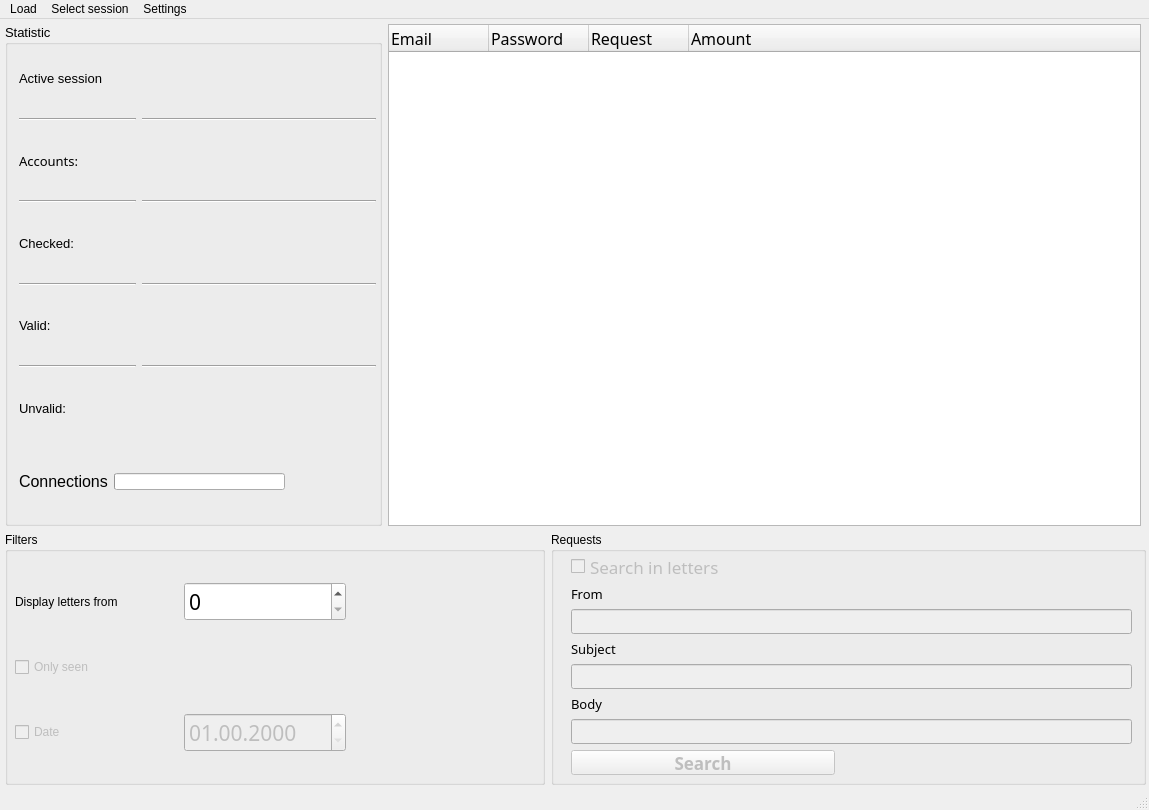
<?xml version="1.0" encoding="UTF-8"?>
<ui version="4.0">
 <class>MainWindow</class>
 <widget class="QMainWindow" name="MainWindow">
  <property name="enabled">
   <bool>true</bool>
  </property>
  <property name="geometry">
   <rect>
    <x>0</x>
    <y>0</y>
    <width>1149</width>
    <height>810</height>
   </rect>
  </property>
  <property name="minimumSize">
   <size>
    <width>1149</width>
    <height>810</height>
   </size>
  </property>
  <property name="maximumSize">
   <size>
    <width>1149</width>
    <height>810</height>
   </size>
  </property>
  <property name="windowTitle">
   <string>Mail Checker</string>
  </property>
  <widget class="QWidget" name="centralwidget">
   <widget class="QWidget" name="verticalLayoutWidget">
    <property name="geometry">
     <rect>
      <x>0</x>
      <y>0</y>
      <width>1151</width>
      <height>771</height>
     </rect>
    </property>
    <layout class="QVBoxLayout" name="verticalLayout" stretch="10,5">
     <property name="leftMargin">
      <number>5</number>
     </property>
     <property name="rightMargin">
      <number>5</number>
     </property>
     <property name="bottomMargin">
      <number>5</number>
     </property>
     <item>
      <layout class="QHBoxLayout" name="horizontalLayout" stretch="1,2">
       <property name="leftMargin">
        <number>0</number>
       </property>
       <property name="topMargin">
        <number>5</number>
       </property>
       <property name="rightMargin">
        <number>5</number>
       </property>
       <item>
        <widget class="QGroupBox" name="groupBox_Statistic">
         <property name="font">
          <font>
           <family>Arial</family>
           <pointsize>10</pointsize>
           <weight>50</weight>
           <bold>false</bold>
          </font>
         </property>
         <property name="title">
          <string>Statistic</string>
         </property>
         <widget class="QWidget" name="gridLayoutWidget_3">
          <property name="geometry">
           <rect>
            <x>10</x>
            <y>20</y>
            <width>361</width>
            <height>471</height>
           </rect>
          </property>
          <layout class="QGridLayout" name="gridLayout_3" columnstretch="1,2">
           <property name="leftMargin">
            <number>4</number>
           </property>
           <item row="4" column="1">
            <widget class="QLabel" name="label_Checked">
             <property name="text">
              <string/>
             </property>
            </widget>
           </item>
           <item row="2" column="1">
            <widget class="QLabel" name="label_Accounts">
             <property name="text">
              <string/>
             </property>
            </widget>
           </item>
           <item row="8" column="0">
            <widget class="QLabel" name="label_unvalid">
             <property name="text">
              <string>Unvalid:</string>
             </property>
            </widget>
           </item>
           <item row="6" column="0">
            <widget class="QLabel" name="label_valid">
             <property name="text">
              <string>Valid:</string>
             </property>
            </widget>
           </item>
           <item row="4" column="0">
            <widget class="QLabel" name="label_checked">
             <property name="text">
              <string>Checked:</string>
             </property>
            </widget>
           </item>
           <item row="2" column="0">
            <widget class="QLabel" name="label_accounts">
             <property name="font">
              <font>
               <family>Seb Neue Light</family>
              </font>
             </property>
             <property name="styleSheet">
              <string notr="true">font-family: &quot;Seb Neue Light&quot;;</string>
             </property>
             <property name="lineWidth">
              <number>1</number>
             </property>
             <property name="text">
              <string>Accounts:</string>
             </property>
             <property name="textFormat">
              <enum>Qt::AutoText</enum>
             </property>
             <property name="alignment">
              <set>Qt::AlignLeading|Qt::AlignLeft|Qt::AlignVCenter</set>
             </property>
            </widget>
           </item>
           <item row="6" column="1">
            <widget class="QLabel" name="label_Valid">
             <property name="text">
              <string/>
             </property>
            </widget>
           </item>
           <item row="5" column="1">
            <widget class="Line" name="line_2">
             <property name="orientation">
              <enum>Qt::Horizontal</enum>
             </property>
            </widget>
           </item>
           <item row="3" column="1">
            <widget class="Line" name="line">
             <property name="orientation">
              <enum>Qt::Horizontal</enum>
             </property>
            </widget>
           </item>
           <item row="3" column="0">
            <widget class="Line" name="line_4">
             <property name="orientation">
              <enum>Qt::Horizontal</enum>
             </property>
            </widget>
           </item>
           <item row="8" column="1">
            <widget class="QLabel" name="label_Unvalid">
             <property name="text">
              <string/>
             </property>
            </widget>
           </item>
           <item row="5" column="0">
            <widget class="Line" name="line_5">
             <property name="orientation">
              <enum>Qt::Horizontal</enum>
             </property>
            </widget>
           </item>
           <item row="1" column="1">
            <widget class="Line" name="line_8">
             <property name="orientation">
              <enum>Qt::Horizontal</enum>
             </property>
            </widget>
           </item>
           <item row="0" column="0">
            <widget class="QLabel" name="label_active_session">
             <property name="text">
              <string>Active session</string>
             </property>
            </widget>
           </item>
           <item row="1" column="0">
            <widget class="Line" name="line_7">
             <property name="orientation">
              <enum>Qt::Horizontal</enum>
             </property>
            </widget>
           </item>
           <item row="7" column="0">
            <widget class="Line" name="line_3">
             <property name="orientation">
              <enum>Qt::Horizontal</enum>
             </property>
            </widget>
           </item>
           <item row="0" column="1">
            <widget class="QLabel" name="label_Active_Session">
             <property name="text">
              <string/>
             </property>
            </widget>
           </item>
           <item row="7" column="1">
            <widget class="Line" name="line_6">
             <property name="orientation">
              <enum>Qt::Horizontal</enum>
             </property>
            </widget>
           </item>
           <item row="9" column="0" colspan="2">
            <layout class="QHBoxLayout" name="horizontalLayout_3" stretch="1,2,1">
             <item>
              <widget class="QLabel" name="label_Connections">
               <property name="font">
                <font>
                 <pointsize>12</pointsize>
                </font>
               </property>
               <property name="text">
                <string>Connections</string>
               </property>
              </widget>
             </item>
             <item>
              <widget class="QProgressBar" name="progressBar">
               <property name="styleSheet">
                <string notr="true">height: 17px;</string>
               </property>
               <property name="value">
                <number>0</number>
               </property>
               <property name="textVisible">
                <bool>false</bool>
               </property>
              </widget>
             </item>
             <item>
              <widget class="QLabel" name="label_status">
               <property name="font">
                <font>
                 <pointsize>12</pointsize>
                </font>
               </property>
               <property name="text">
                <string/>
               </property>
              </widget>
             </item>
            </layout>
           </item>
          </layout>
         </widget>
        </widget>
       </item>
       <item>
        <widget class="QTreeWidget" name="treeWidget">
         <property name="font">
          <font>
           <family>Seb Neue Light</family>
           <pointsize>12</pointsize>
          </font>
         </property>
         <property name="styleSheet">
          <string notr="true"/>
         </property>
         <attribute name="headerCascadingSectionResizes">
          <bool>true</bool>
         </attribute>
         <column>
          <property name="text">
           <string>Email</string>
          </property>
         </column>
         <column>
          <property name="text">
           <string>Password</string>
          </property>
         </column>
         <column>
          <property name="text">
           <string>Request</string>
          </property>
         </column>
         <column>
          <property name="text">
           <string>Amount</string>
          </property>
         </column>
        </widget>
       </item>
      </layout>
     </item>
     <item>
      <layout class="QHBoxLayout" name="horizontalLayout_2" stretch="10,11">
       <item>
        <widget class="QGroupBox" name="groupBox_Filter">
         <property name="styleSheet">
          <string notr="true"/>
         </property>
         <property name="title">
          <string>Filters</string>
         </property>
         <widget class="QWidget" name="gridLayoutWidget">
          <property name="geometry">
           <rect>
            <x>10</x>
            <y>20</y>
            <width>656</width>
            <height>231</height>
           </rect>
          </property>
          <layout class="QGridLayout" name="gridLayout" rowstretch="1,2,1" columnstretch="2,2,4" rowminimumheight="0,0,0">
           <item row="2" column="0">
            <widget class="QCheckBox" name="checkBox_Date">
             <property name="enabled">
              <bool>false</bool>
             </property>
             <property name="text">
              <string>Date</string>
             </property>
            </widget>
           </item>
           <item row="2" column="1">
            <widget class="QDateEdit" name="dateEdit_date">
             <property name="enabled">
              <bool>false</bool>
             </property>
             <property name="font">
              <font>
               <family>Seb Neue</family>
               <pointsize>16</pointsize>
              </font>
             </property>
             <property name="displayFormat">
              <string>dd.mm.yyyy</string>
             </property>
            </widget>
           </item>
           <item row="0" column="1">
            <widget class="QSpinBox" name="spinBox_Amount_letters">
             <property name="enabled">
              <bool>true</bool>
             </property>
             <property name="font">
              <font>
               <family>Seb Neue</family>
               <pointsize>16</pointsize>
              </font>
             </property>
             <property name="styleSheet">
              <string notr="true"/>
             </property>
            </widget>
           </item>
           <item row="1" column="0" colspan="2">
            <widget class="QCheckBox" name="checkBox_Only_Seen">
             <property name="enabled">
              <bool>false</bool>
             </property>
             <property name="text">
              <string>Only seen</string>
             </property>
            </widget>
           </item>
           <item row="0" column="2">
            <spacer name="horizontalSpacer_2">
             <property name="orientation">
              <enum>Qt::Horizontal</enum>
             </property>
             <property name="sizeHint" stdset="0">
              <size>
               <width>40</width>
               <height>20</height>
              </size>
             </property>
            </spacer>
           </item>
           <item row="2" column="2">
            <spacer name="horizontalSpacer_3">
             <property name="orientation">
              <enum>Qt::Horizontal</enum>
             </property>
             <property name="sizeHint" stdset="0">
              <size>
               <width>40</width>
               <height>20</height>
              </size>
             </property>
            </spacer>
           </item>
           <item row="0" column="0">
            <widget class="QLabel" name="label_display_letters_from">
             <property name="text">
              <string>Display letters from</string>
             </property>
            </widget>
           </item>
          </layout>
         </widget>
        </widget>
       </item>
       <item>
        <widget class="QGroupBox" name="groupBox_Requests">
         <property name="title">
          <string>Requests</string>
         </property>
         <widget class="QWidget" name="gridLayoutWidget_2">
          <property name="geometry">
           <rect>
            <x>10</x>
            <y>17</y>
            <width>571</width>
            <height>231</height>
           </rect>
          </property>
          <layout class="QGridLayout" name="gridLayout_2" rowstretch="0,0,0,0,0,0,0,0" columnstretch="10,11">
           <property name="leftMargin">
            <number>10</number>
           </property>
           <property name="topMargin">
            <number>5</number>
           </property>
           <property name="bottomMargin">
            <number>5</number>
           </property>
           <item row="7" column="0">
            <widget class="QPushButton" name="pushButton_Search">
             <property name="enabled">
              <bool>false</bool>
             </property>
             <property name="font">
              <font>
               <family>Seb Neue ExtBd</family>
               <pointsize>13</pointsize>
               <weight>75</weight>
               <bold>true</bold>
              </font>
             </property>
             <property name="styleSheet">
              <string notr="true"/>
             </property>
             <property name="text">
              <string>Search</string>
             </property>
            </widget>
           </item>
           <item row="7" column="1">
            <spacer name="horizontalSpacer_4">
             <property name="orientation">
              <enum>Qt::Horizontal</enum>
             </property>
             <property name="sizeHint" stdset="0">
              <size>
               <width>40</width>
               <height>20</height>
              </size>
             </property>
            </spacer>
           </item>
           <item row="0" column="1">
            <spacer name="horizontalSpacer">
             <property name="orientation">
              <enum>Qt::Horizontal</enum>
             </property>
             <property name="sizeHint" stdset="0">
              <size>
               <width>40</width>
               <height>20</height>
              </size>
             </property>
            </spacer>
           </item>
           <item row="0" column="0">
            <widget class="QCheckBox" name="checkBox_Search">
             <property name="enabled">
              <bool>false</bool>
             </property>
             <property name="font">
              <font>
               <family>Seb Neue</family>
               <pointsize>13</pointsize>
               <weight>50</weight>
               <bold>false</bold>
              </font>
             </property>
             <property name="text">
              <string>Search in letters</string>
             </property>
            </widget>
           </item>
           <item row="3" column="0">
            <widget class="QLabel" name="label_subject">
             <property name="font">
              <font>
               <family>Seb Neue Light</family>
               <pointsize>10</pointsize>
              </font>
             </property>
             <property name="text">
              <string>Subject</string>
             </property>
            </widget>
           </item>
           <item row="5" column="0">
            <widget class="QLabel" name="label_body">
             <property name="font">
              <font>
               <family>Seb Neue Light</family>
               <pointsize>10</pointsize>
              </font>
             </property>
             <property name="text">
              <string>Body</string>
             </property>
            </widget>
           </item>
           <item row="1" column="0">
            <widget class="QLabel" name="label_from">
             <property name="font">
              <font>
               <family>Seb Neue Light</family>
               <pointsize>10</pointsize>
              </font>
             </property>
             <property name="text">
              <string>From</string>
             </property>
            </widget>
           </item>
           <item row="2" column="0" colspan="2">
            <widget class="QLineEdit" name="lineEdit_From">
             <property name="enabled">
              <bool>false</bool>
             </property>
             <property name="font">
              <font>
               <family>Seb Neue</family>
               <pointsize>13</pointsize>
              </font>
             </property>
            </widget>
           </item>
           <item row="4" column="0" colspan="2">
            <widget class="QLineEdit" name="lineEdit_Subject">
             <property name="enabled">
              <bool>false</bool>
             </property>
             <property name="font">
              <font>
               <family>Seb Neue</family>
               <pointsize>13</pointsize>
              </font>
             </property>
            </widget>
           </item>
           <item row="6" column="0" colspan="2">
            <widget class="QLineEdit" name="lineEdit_Body">
             <property name="enabled">
              <bool>false</bool>
             </property>
             <property name="font">
              <font>
               <family>Seb Neue</family>
               <pointsize>13</pointsize>
              </font>
             </property>
            </widget>
           </item>
          </layout>
         </widget>
        </widget>
       </item>
      </layout>
     </item>
    </layout>
   </widget>
  </widget>
  <widget class="QMenuBar" name="menubar">
   <property name="geometry">
    <rect>
     <x>0</x>
     <y>0</y>
     <width>1149</width>
     <height>21</height>
    </rect>
   </property>
   <widget class="QMenu" name="menuLoad">
    <property name="title">
     <string>Load</string>
    </property>
    <addaction name="separator"/>
    <addaction name="actionLoad_mails"/>
   </widget>
   <widget class="QMenu" name="menuChoose_session">
    <property name="title">
     <string>Select session</string>
    </property>
    <addaction name="actionAdd_Session"/>
    <addaction name="actionDelete_Session"/>
    <addaction name="separator"/>
   </widget>
   <widget class="QMenu" name="menuSettings">
    <property name="title">
     <string>Settings</string>
    </property>
    <addaction name="actionSettings"/>
   </widget>
   <addaction name="menuLoad"/>
   <addaction name="menuChoose_session"/>
   <addaction name="menuSettings"/>
  </widget>
  <widget class="QStatusBar" name="statusbar"/>
  <action name="actionLoad_mails">
   <property name="text">
    <string>Load mails</string>
   </property>
  </action>
  <action name="actionAdd_Session">
   <property name="text">
    <string>Add Session</string>
   </property>
  </action>
  <action name="actionDelete_Session">
   <property name="text">
    <string>Delete Session</string>
   </property>
  </action>
  <action name="actionSettings">
   <property name="text">
    <string>Settings</string>
   </property>
  </action>
 </widget>
 <resources/>
 <connections/>
</ui>
